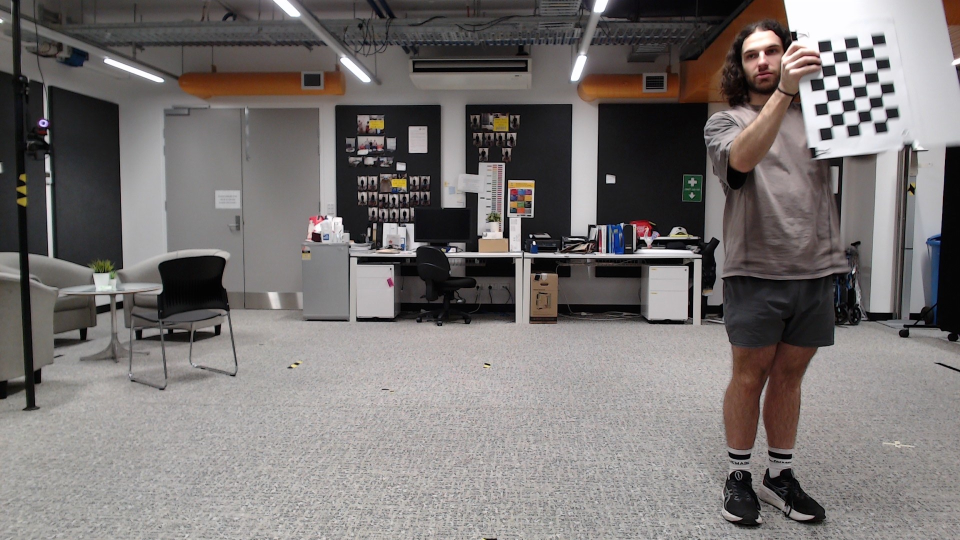
#> input picture validation/be_pose_estimation/data/calibration_images/20240904/front_cam/WIN_20240903_14_01_42_Pro.jpg, 1920 x 1080 px, given as the content of the folder images/bigsquare_far, which was not available (shown at 1/2 size)
$ python calibrate.py
#> lines starting #> are read from the running program, lines starting #| are printed output that depends on the picture; pictures that were not available may be replaced by others from this repository, and a replacement may not be noted
#!/usr/bin/env python3

import numpy as np
import cv2
import glob
import json

CORNER_ROWS = 7
CORNER_COLS = 5
IMAGES_PATH = 'images/bigsquare_far/'
IMAGES = IMAGES_PATH + '*.jpg'
TEST_IMAGE_NAME = 'img1.jpg'
IMAGE_DISPLAY_TIME = 5000
OUT_FILE_PATH = 'calibration_coefficients.json'

# Termination criteria
criteria = (cv2.TERM_CRITERIA_EPS + cv2.TERM_CRITERIA_MAX_ITER, 30, 0.001)

# Prepare object points, like (0,0,0), (1,0,0), (2,0,0) ....,(6,5,0)
objp = np.zeros((CORNER_COLS*CORNER_ROWS,3), np.float32)
objp[:,:2] = np.mgrid[0:CORNER_ROWS,0:CORNER_COLS].T.reshape(-1,2)

# Arrays to store object points and image points from all the images.
objpoints = [] # 3d point in real world space
imgpoints = [] # 2d points in image plane.

images = glob.glob(IMAGES)
for img in images:
    print(f'processing {img}')
    img = cv2.imread(img)
#> img is the input picture: shape (1080, 1920, 3); mean B, G, R 113.9, 115.1, 119.9
    gray = cv2.cvtColor(img, cv2.COLOR_BGR2GRAY)
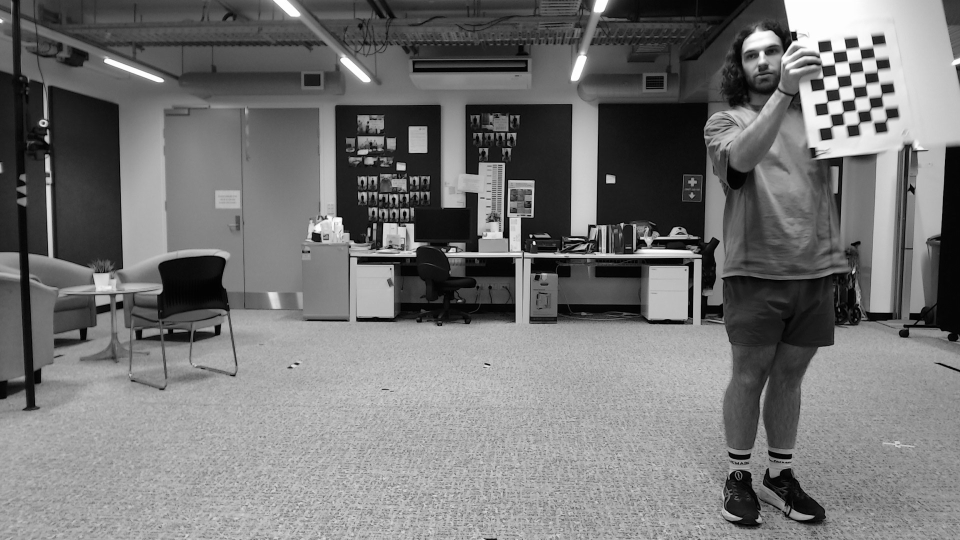
#> gray: shape (1080, 1920) (shown at 1/2 size); min 0, max 255, mean 116.4

    # Find the chess board corners
    ret, corners = cv2.findChessboardCorners(gray, (CORNER_ROWS, CORNER_COLS), None)
#> ret = True; corners = 35 rows, first 8: [1746, 93], [1750, 117.5], [1754.4, 141.7], [1759, 166], [1763, 189.3], [1768, 215.5], [1771.9, 239.6], [1720.2, 97.85]
    if ret == True:
        # If found, add object points, image points (after refining them)
        print('found chessboard')
        objpoints.append(objp)
        corners2 = cv2.cornerSubPix(gray,corners, (11,11), (-1,-1), criteria)
#> corners2 = 35 rows, first 8: [1746, 92.64], [1750.4, 117.2], [1754.7, 141.3], [1759.2, 166.2], [1763.8, 190.1], [1768.2, 215.2], [1773.3, 239.5], [1719.2, 96.56]
        imgpoints.append(corners)

cv2.destroyAllWindows()

ret, mtx, dst, rvecs, tvecs = cv2.calibrateCamera(objpoints, imgpoints, gray.shape[::-1], None, None)
#> ret = 0.581; mtx = [[1258.5, 0, 970.8], [0, 1340.5, 525.2], [0, 0, 1]]; dst = [[0.0437, 0.11, 0.0324, 0.0107, -0.218]]; rvecs = ([0.0929, 0.198, 1.45],); tvecs = ([31.68, -17.53, 52.57],)
test_img = cv2.imread(IMAGES_PATH + TEST_IMAGE_NAME)
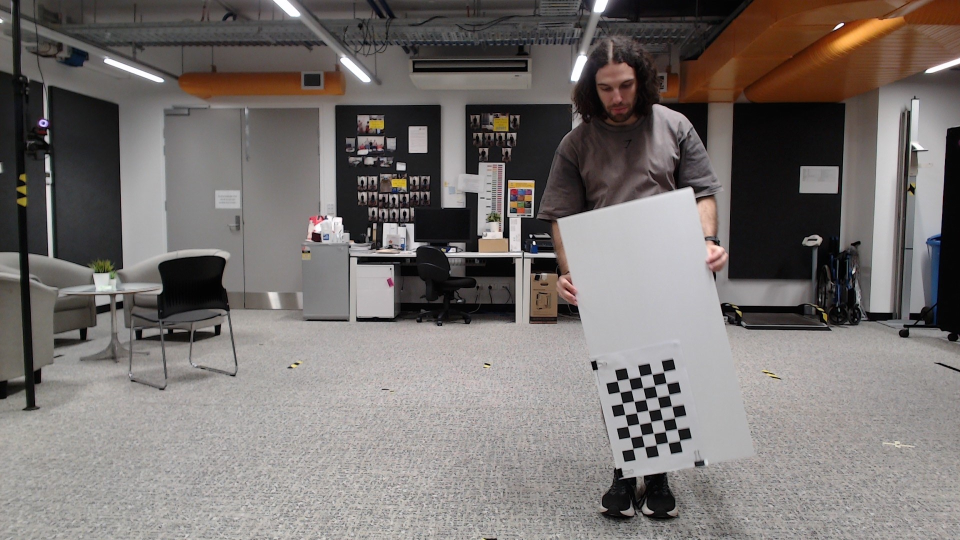
#> input picture validation/be_pose_estimation/data/calibration_images/20240904/front_cam/img1.jpg, 1920 x 1080 px, given as the content of the folder images/bigsquare_far, which was not available (shown at 1/2 size)
#> test_img is the input picture: shape (1080, 1920, 3); mean B, G, R 111, 113.4, 119.1
h, w = test_img.shape[:2]
#> h = 1080; w = 1920
newcameramtx, roi = cv2.getOptimalNewCameraMatrix(mtx, dst, (w,h), 1, (w,h))
#> newcameramtx = [[1192.8, 0, 1023.6], [0, 1257.3, 582.8], [0, 0, 1]]; roi = (109, 77, 1759, 973)
undst = cv2.undistort(test_img, mtx, dst, None, newcameramtx)
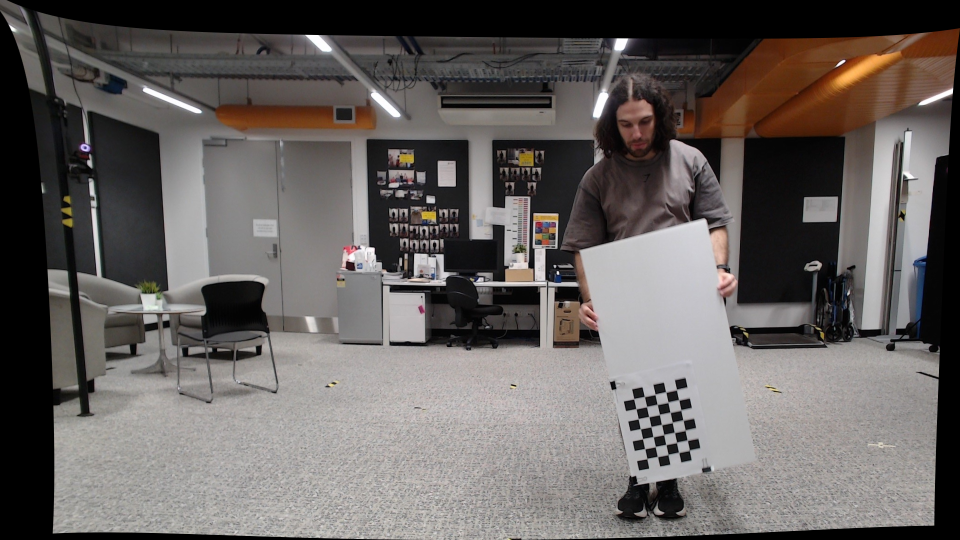
#> undst: shape (1080, 1920, 3) (shown at 1/2 size); mean B, G, R 94.7, 96.8, 101.8

# Save calibration coefficients
with open(OUT_FILE_PATH, 'w') as f:
    json.dump({'mtx': mtx.tolist(), 'dst': dst.tolist()}, f, indent=4)

cv2.namedWindow('distorted', cv2.WND_PROP_FULLSCREEN)
cv2.setWindowProperty('distorted', cv2.WND_PROP_FULLSCREEN, cv2.WINDOW_FULLSCREEN)
cv2.imshow('distorted', test_img)
cv2.imwrite(IMAGES_PATH + 'distorted.jpg', test_img)
cv2.waitKey(IMAGE_DISPLAY_TIME)
cv2.destroyAllWindows()
cv2.namedWindow('undistorted', cv2.WND_PROP_FULLSCREEN)
cv2.setWindowProperty('undistorted', cv2.WND_PROP_FULLSCREEN, cv2.WINDOW_FULLSCREEN)
cv2.imshow('undistorted', undst)
cv2.imwrite(IMAGES_PATH + 'undistorted.jpg', undst)
cv2.waitKey(IMAGE_DISPLAY_TIME)
cv2.destroyAllWindows()
